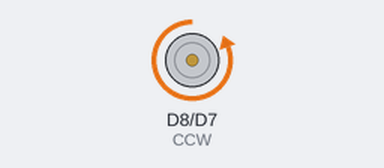
A sketch run on a simulated ESP8266 (NodeMCU). Parts: motor-driver pin pairs drawn as motors (green arrow = first pin HIGH = forward, orange = second pin HIGH = backward, longer = more drive).

Above: at 0.5 s.
At 4.5 s:
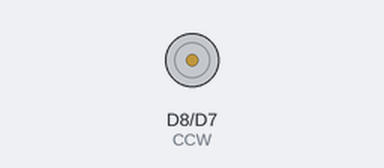
At 8.5 s:
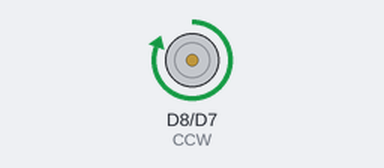
Timing chart, 0 to 9.1 s (numbered marks = the images above):
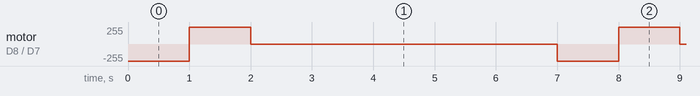

The sketch:

suctionmotor.ino
```cpp
#define CW D7
#define CCW D8

void setup() {
	pinMode(CW, OUTPUT);
	pinMode(CCW, OUTPUT);
}

void loop() {
	digitalWrite(CW,HIGH);
	delay(1000);
	digitalWrite(CW, LOW);
	digitalWrite(CCW, HIGH);
	delay(1000);
	digitalWrite(CCW, LOW);
	delay(5000);
}
```

Measured:
- by itself, motor on D8 (CCW) / D7 (CW): repeats every 7.0 s: forward 255/255 1.0 s, stopped 5.0 s, backward 255/255 1.0 s
